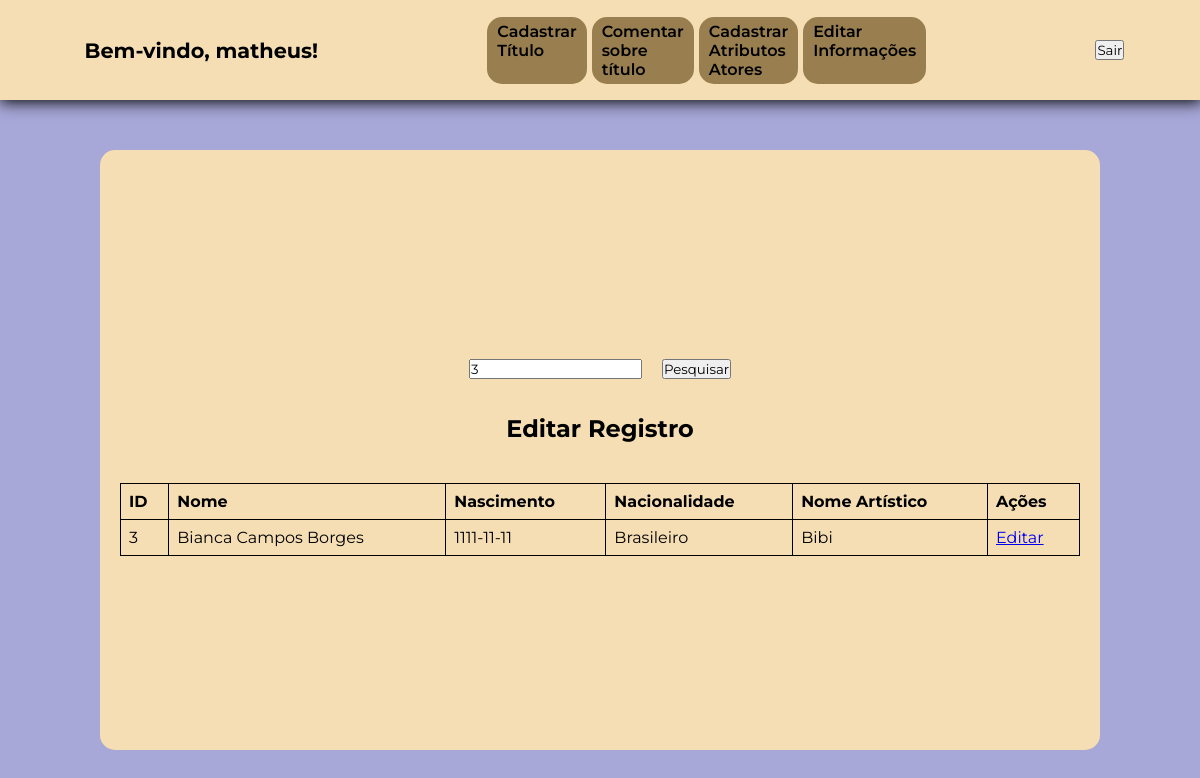
The page /php/cadastro/editarInformacoes.php?busca=3 (signed in) on the database its author committed.
### tables this page shows
CREATE TABLE `atores` (
  `id` int(11) NOT NULL,
  `nome` varchar(30) NOT NULL,
  `nascimento` date NOT NULL,
  `falecimento` date NOT NULL,
  `nacionalidade` varchar(30) NOT NULL,
  `nome_artistico` varchar(30) DEFAULT NULL,
  `altura` varchar(10) DEFAULT NULL
);

### php/cadastro/editarInformacoes.php (the view, shortened to what this page needs)
<?php
   require_once '../DB/conexaoDB.php';
?>
<!DOCTYPE html>
<html lang="pt-BR">
<head>
    <link rel="stylesheet" href="../../style/styleCadastroTitulo.css">
</head>
<body>
    <header>
        <?php include 'headerCadastro.php'; ?>
    </header>
    <main>
        <div class="card">
            <form class="pesquisa" method="GET" action="">
                <input type="text" name="busca" placeholder="Digite o nome ou id..." value="<?php echo isset($_GET['busca']) ? htmlspecialchars($_GET['busca']) : ''; ?>">
                <button type="submit">Pesquisar</button>
            </form>
            <h2>Editar Registro</h2>
            <?php
            if (isset($_GET['busca']) && !empty(trim($_GET['busca']))) {
                $busca = trim($_GET['busca']);
                try {
                    $sql = "SELECT id, nome, nascimento, nacionalidade, nome_artistico FROM atores
                            WHERE id = :busca OR nome LIKE :nome";
                    $stmt = $pdo->prepare($sql);
                    $stmt->bindValue(':busca', $busca, PDO::PARAM_INT);
                    $stmt->bindValue(':nome', "%$busca%", PDO::PARAM_STR);
                    $stmt->execute();
                    $dados = $stmt->fetchAll(PDO::FETCH_ASSOC);
                    if ($dados) {
                        echo "<table>";
                        echo "<tr><th>ID</th><th>Nome</th><th>Nascimento</th><th>Nacionalidade</th><th>Nome Artístico</th><th>Ações</th></tr>";
                        foreach ($dados as $registro) {
                            echo "<tr>";
                            echo "<td>" . htmlspecialchars($registro['id']) . "</td>";
                            echo "<td>" . htmlspecialchars($registro['nome']) . "</td>";
                            echo "<td>" . htmlspecialchars($registro['nascimento']) . "</td>";
                            echo "<td>" . htmlspecialchars($registro['nacionalidade']) . "</td>";
                            echo "<td>" . htmlspecialchars($registro['nome_artistico']) . "</td>";
                            echo "<td><a href='?editar=" . $registro['id'] . "'>Editar</a></td>";
                            echo "</tr>";
                        }
                        echo "</table>";
                    } else {
                        echo "<p style='color: red;'>Nenhum registro encontrado.</p>";
                    }
                } catch (PDOException $e) {
                    echo "Erro ao buscar registros: " . $e->getMessage();
                }
            }
            ?>
        </div>
    </main>
</body>
</html>

### style/styleCadastroTitulo.css (style rules this page uses)
:root { --cor-do-card:wheat ; --cor-body: rgb(167, 167, 216); --cor-btn-menu: rgb(153, 127, 79); --fonte-principal: "Montserrat", serif; }
* { margin: 0; padding: 0; font-family: var(--fonte-principal); }
body { width: 100vw; height: 700px; background-color: var(--cor-body); }
header, main, .card { display: flex; align-items: center; }
header { width: 100%; height: 100px; background-color: var(--cor-do-card); justify-content: space-around; box-shadow: 1px 1px 15px 1px black; }
main { width: 100%; height: 100%; justify-content: center; }
.card { width: 80%; height: 80%; padding: 20px 20px; background-color: var(--cor-do-card); border-radius: 15px; display: flex; flex-direction: column; justify-content: center; gap: 20px; }
form { display: flex; gap:20px; }
form { width: 100%; height: 100%; }

### php/cadastro/editarInformacoes.php (style rules this page uses)
.pesquisa { width: 100%; height: 50px; display: flex; align-items: center; justify-content: center; }
table { width: 100%; border-collapse: collapse; margin-top: 20px; }
table, th, td { border: 1px solid black; }
th, td { padding: 8px; text-align: left; }

### rows shown on the page
atores: id "3", nome "Bianca Campos Borges", nascimento "1111-11-11", nacionalidade "Brasileiro", nome_artistico "Bibi"

### other values the page prints
$_SESSION['username'] "matheus"
